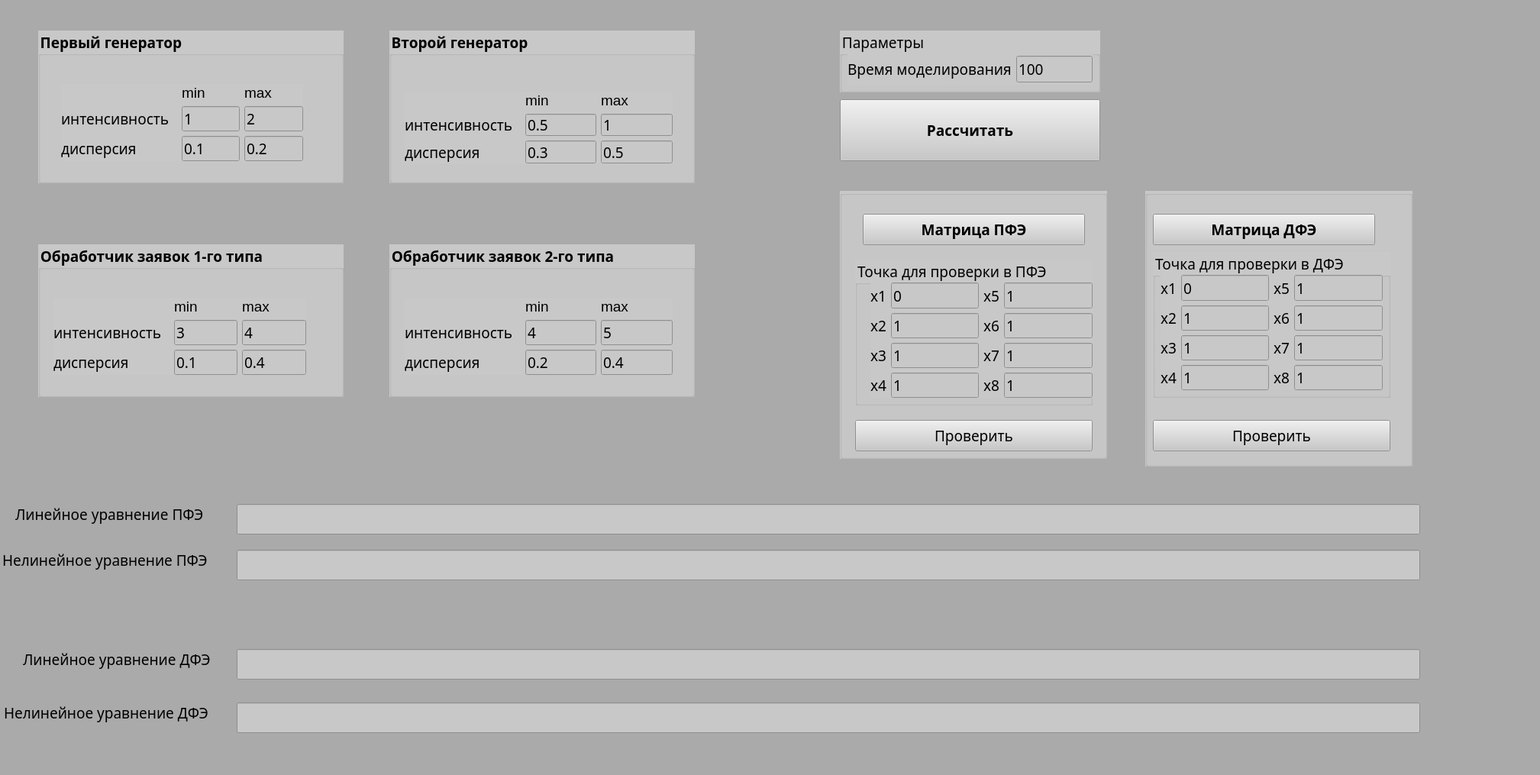
<?xml version="1.0" encoding="UTF-8"?>
<ui version="4.0">
 <class>Form</class>
 <widget class="QWidget" name="Form">
  <property name="geometry">
   <rect>
    <x>0</x>
    <y>0</y>
    <width>2017</width>
    <height>1015</height>
   </rect>
  </property>
  <property name="sizePolicy">
   <sizepolicy hsizetype="Fixed" vsizetype="Fixed">
    <horstretch>0</horstretch>
    <verstretch>0</verstretch>
   </sizepolicy>
  </property>
  <property name="font">
   <font>
    <family>Monaco</family>
    <pointsize>14</pointsize>
   </font>
  </property>
  <property name="windowTitle">
   <string>EP lab_3</string>
  </property>
  <property name="styleSheet">
   <string notr="true">background-color: rgb(170, 170, 170);</string>
  </property>
  <widget class="QPushButton" name="calc_button">
   <property name="geometry">
    <rect>
     <x>1100</x>
     <y>130</y>
     <width>341</width>
     <height>81</height>
    </rect>
   </property>
   <property name="font">
    <font>
     <family>Monaco</family>
     <pointsize>14</pointsize>
     <bold>true</bold>
    </font>
   </property>
   <property name="styleSheet">
    <string notr="true">background-color: rgb(200, 200, 200);</string>
   </property>
   <property name="text">
    <string>Рассчитать</string>
   </property>
  </widget>
  <widget class="QGroupBox" name="groupBox">
   <property name="geometry">
    <rect>
     <x>50</x>
     <y>40</y>
     <width>400</width>
     <height>200</height>
    </rect>
   </property>
   <property name="font">
    <font>
     <family>Monaco</family>
     <pointsize>14</pointsize>
     <bold>true</bold>
    </font>
   </property>
   <property name="styleSheet">
    <string notr="true">background-color: rgb(200, 200, 200);</string>
   </property>
   <property name="title">
    <string>Первый генератор</string>
   </property>
   <widget class="QWidget" name="gridLayoutWidget">
    <property name="geometry">
     <rect>
      <x>30</x>
      <y>70</y>
      <width>317</width>
      <height>101</height>
     </rect>
    </property>
    <layout class="QGridLayout" name="gridLayout_3">
     <item row="2" column="0">
      <widget class="QLabel" name="label_a_2">
       <property name="font">
        <font>
         <family>Monaco</family>
         <pointsize>14</pointsize>
        </font>
       </property>
       <property name="text">
        <string notr="true">дисперсия</string>
       </property>
      </widget>
     </item>
     <item row="0" column="2">
      <widget class="QLabel" name="label_8">
       <property name="font">
        <font>
         <pointsize>14</pointsize>
        </font>
       </property>
       <property name="text">
        <string>max</string>
       </property>
      </widget>
     </item>
     <item row="2" column="2">
      <widget class="QLineEdit" name="line_edit_max_gen_var">
       <property name="font">
        <font>
         <family>Monaco</family>
         <pointsize>14</pointsize>
        </font>
       </property>
       <property name="text">
        <string>0.2</string>
       </property>
      </widget>
     </item>
     <item row="1" column="1">
      <widget class="QLineEdit" name="line_edit_min_gen_int">
       <property name="font">
        <font>
         <family>Monaco</family>
         <pointsize>14</pointsize>
        </font>
       </property>
       <property name="text">
        <string>1</string>
       </property>
      </widget>
     </item>
     <item row="1" column="0">
      <widget class="QLabel" name="label_b">
       <property name="font">
        <font>
         <family>Monaco</family>
         <pointsize>14</pointsize>
        </font>
       </property>
       <property name="text">
        <string notr="true">интенсивность  </string>
       </property>
      </widget>
     </item>
     <item row="0" column="1">
      <widget class="QLabel" name="label_5">
       <property name="font">
        <font>
         <pointsize>14</pointsize>
        </font>
       </property>
       <property name="text">
        <string>min</string>
       </property>
      </widget>
     </item>
     <item row="2" column="1">
      <widget class="QLineEdit" name="line_edit_min_gen_var">
       <property name="font">
        <font>
         <family>Monaco</family>
         <pointsize>14</pointsize>
        </font>
       </property>
       <property name="text">
        <string>0.1</string>
       </property>
      </widget>
     </item>
     <item row="1" column="2">
      <widget class="QLineEdit" name="line_edit_max_gen_int">
       <property name="font">
        <font>
         <family>Monaco</family>
         <pointsize>14</pointsize>
        </font>
       </property>
       <property name="text">
        <string>2</string>
       </property>
      </widget>
     </item>
    </layout>
   </widget>
  </widget>
  <widget class="QGroupBox" name="groupBox_3">
   <property name="geometry">
    <rect>
     <x>1100</x>
     <y>40</y>
     <width>341</width>
     <height>81</height>
    </rect>
   </property>
   <property name="font">
    <font>
     <family>Monaco</family>
     <pointsize>14</pointsize>
    </font>
   </property>
   <property name="styleSheet">
    <string notr="true">background-color: rgb(200, 200, 200);</string>
   </property>
   <property name="title">
    <string>Параметры</string>
   </property>
   <widget class="QWidget" name="gridLayoutWidget_4">
    <property name="geometry">
     <rect>
      <x>10</x>
      <y>30</y>
      <width>321</width>
      <height>41</height>
     </rect>
    </property>
    <layout class="QGridLayout" name="gridLayout_6">
     <item row="0" column="0">
      <widget class="QLabel" name="label_req_cnt">
       <property name="font">
        <font>
         <family>Monaco</family>
         <pointsize>14</pointsize>
        </font>
       </property>
       <property name="text">
        <string>Время моделирования</string>
       </property>
      </widget>
     </item>
     <item row="0" column="1">
      <widget class="QLineEdit" name="line_edit_time">
       <property name="font">
        <font>
         <family>Monaco</family>
         <pointsize>14</pointsize>
        </font>
       </property>
       <property name="text">
        <string>100</string>
       </property>
      </widget>
     </item>
    </layout>
   </widget>
  </widget>
  <widget class="QGroupBox" name="groupBox_2">
   <property name="geometry">
    <rect>
     <x>50</x>
     <y>320</y>
     <width>400</width>
     <height>200</height>
    </rect>
   </property>
   <property name="font">
    <font>
     <family>Monaco</family>
     <pointsize>14</pointsize>
     <bold>true</bold>
    </font>
   </property>
   <property name="styleSheet">
    <string notr="true">background-color: rgb(200, 200, 200);</string>
   </property>
   <property name="title">
    <string>Обработчик заявок 1-го типа</string>
   </property>
   <widget class="QWidget" name="gridLayoutWidget_2">
    <property name="geometry">
     <rect>
      <x>20</x>
      <y>70</y>
      <width>331</width>
      <height>101</height>
     </rect>
    </property>
    <layout class="QGridLayout" name="gridLayout_4">
     <item row="2" column="0">
      <widget class="QLabel" name="label_a_3">
       <property name="font">
        <font>
         <family>Monaco</family>
         <pointsize>14</pointsize>
        </font>
       </property>
       <property name="text">
        <string notr="true">дисперсия </string>
       </property>
      </widget>
     </item>
     <item row="2" column="1">
      <widget class="QLineEdit" name="line_edit_min_pm_var_1">
       <property name="font">
        <font>
         <family>Monaco</family>
         <pointsize>14</pointsize>
        </font>
       </property>
       <property name="text">
        <string>0.1</string>
       </property>
      </widget>
     </item>
     <item row="2" column="2">
      <widget class="QLineEdit" name="line_edit_max_pm_var_1">
       <property name="font">
        <font>
         <family>Monaco</family>
         <pointsize>14</pointsize>
        </font>
       </property>
       <property name="text">
        <string>0.4</string>
       </property>
      </widget>
     </item>
     <item row="1" column="0">
      <widget class="QLabel" name="label_a_4">
       <property name="font">
        <font>
         <family>Monaco</family>
         <pointsize>14</pointsize>
        </font>
       </property>
       <property name="text">
        <string notr="true">интенсивность  </string>
       </property>
      </widget>
     </item>
     <item row="1" column="1">
      <widget class="QLineEdit" name="line_edit_min_pm_int_1">
       <property name="font">
        <font>
         <family>Monaco</family>
         <pointsize>14</pointsize>
        </font>
       </property>
       <property name="text">
        <string>3</string>
       </property>
      </widget>
     </item>
     <item row="0" column="1">
      <widget class="QLabel" name="label_6">
       <property name="font">
        <font>
         <pointsize>14</pointsize>
        </font>
       </property>
       <property name="text">
        <string>min</string>
       </property>
      </widget>
     </item>
     <item row="0" column="2">
      <widget class="QLabel" name="label_7">
       <property name="font">
        <font>
         <pointsize>14</pointsize>
        </font>
       </property>
       <property name="text">
        <string>max</string>
       </property>
      </widget>
     </item>
     <item row="1" column="2">
      <widget class="QLineEdit" name="line_edit_max_pm_int_1">
       <property name="font">
        <font>
         <family>Monaco</family>
         <pointsize>14</pointsize>
        </font>
       </property>
       <property name="text">
        <string>4</string>
       </property>
      </widget>
     </item>
    </layout>
   </widget>
  </widget>
  <widget class="QGroupBox" name="groupBox_5">
   <property name="geometry">
    <rect>
     <x>510</x>
     <y>40</y>
     <width>400</width>
     <height>200</height>
    </rect>
   </property>
   <property name="font">
    <font>
     <family>Monaco</family>
     <pointsize>14</pointsize>
     <bold>true</bold>
    </font>
   </property>
   <property name="styleSheet">
    <string notr="true">background-color: rgb(200, 200, 200);</string>
   </property>
   <property name="title">
    <string>Второй генератор</string>
   </property>
   <widget class="QWidget" name="gridLayoutWidget_6">
    <property name="geometry">
     <rect>
      <x>20</x>
      <y>80</y>
      <width>351</width>
      <height>94</height>
     </rect>
    </property>
    <layout class="QGridLayout" name="gridLayout_5">
     <item row="1" column="0">
      <widget class="QLabel" name="label_a_6">
       <property name="font">
        <font>
         <family>Monaco</family>
         <pointsize>14</pointsize>
        </font>
       </property>
       <property name="text">
        <string notr="true">интенсивность  </string>
       </property>
      </widget>
     </item>
     <item row="0" column="1">
      <widget class="QLabel" name="label_3">
       <property name="font">
        <font>
         <pointsize>14</pointsize>
        </font>
       </property>
       <property name="text">
        <string>min</string>
       </property>
      </widget>
     </item>
     <item row="2" column="2">
      <widget class="QLineEdit" name="line_edit_max_gen_var_2">
       <property name="font">
        <font>
         <family>Monaco</family>
         <pointsize>14</pointsize>
        </font>
       </property>
       <property name="text">
        <string>0.5</string>
       </property>
      </widget>
     </item>
     <item row="1" column="2">
      <widget class="QLineEdit" name="line_edit_max_gen_int_2">
       <property name="font">
        <font>
         <family>Monaco</family>
         <pointsize>14</pointsize>
        </font>
       </property>
       <property name="text">
        <string>1</string>
       </property>
      </widget>
     </item>
     <item row="0" column="2">
      <widget class="QLabel" name="label_4">
       <property name="font">
        <font>
         <pointsize>14</pointsize>
        </font>
       </property>
       <property name="text">
        <string>max</string>
       </property>
      </widget>
     </item>
     <item row="1" column="1">
      <widget class="QLineEdit" name="line_edit_min_gen_int_2">
       <property name="font">
        <font>
         <family>Monaco</family>
         <pointsize>14</pointsize>
        </font>
       </property>
       <property name="text">
        <string>0.5</string>
       </property>
      </widget>
     </item>
     <item row="2" column="1">
      <widget class="QLineEdit" name="line_edit_min_gen_var_2">
       <property name="font">
        <font>
         <family>Monaco</family>
         <pointsize>14</pointsize>
        </font>
       </property>
       <property name="text">
        <string>0.3</string>
       </property>
      </widget>
     </item>
     <item row="2" column="0">
      <widget class="QLabel" name="label_a_5">
       <property name="font">
        <font>
         <family>Monaco</family>
         <pointsize>14</pointsize>
        </font>
       </property>
       <property name="text">
        <string notr="true">дисперсия</string>
       </property>
      </widget>
     </item>
    </layout>
   </widget>
  </widget>
  <widget class="QGroupBox" name="groupBox_7">
   <property name="geometry">
    <rect>
     <x>510</x>
     <y>320</y>
     <width>400</width>
     <height>200</height>
    </rect>
   </property>
   <property name="font">
    <font>
     <family>Monaco</family>
     <pointsize>14</pointsize>
     <bold>true</bold>
    </font>
   </property>
   <property name="styleSheet">
    <string notr="true">background-color: rgb(200, 200, 200);</string>
   </property>
   <property name="title">
    <string>Обработчик заявок 2-го типа</string>
   </property>
   <widget class="QWidget" name="gridLayoutWidget_8">
    <property name="geometry">
     <rect>
      <x>20</x>
      <y>70</y>
      <width>351</width>
      <height>101</height>
     </rect>
    </property>
    <layout class="QGridLayout" name="gridLayout_10">
     <item row="1" column="2">
      <widget class="QLineEdit" name="line_edit_max_pm_int_2">
       <property name="font">
        <font>
         <family>Monaco</family>
         <pointsize>14</pointsize>
        </font>
       </property>
       <property name="text">
        <string>5</string>
       </property>
      </widget>
     </item>
     <item row="0" column="1">
      <widget class="QLabel" name="label">
       <property name="font">
        <font>
         <pointsize>14</pointsize>
        </font>
       </property>
       <property name="text">
        <string>min</string>
       </property>
      </widget>
     </item>
     <item row="0" column="2">
      <widget class="QLabel" name="label_2">
       <property name="font">
        <font>
         <pointsize>14</pointsize>
        </font>
       </property>
       <property name="text">
        <string>max</string>
       </property>
      </widget>
     </item>
     <item row="1" column="1">
      <widget class="QLineEdit" name="line_edit_min_pm_int_2">
       <property name="font">
        <font>
         <family>Monaco</family>
         <pointsize>14</pointsize>
        </font>
       </property>
       <property name="text">
        <string>4</string>
       </property>
      </widget>
     </item>
     <item row="2" column="1">
      <widget class="QLineEdit" name="line_edit_min_pm_var_2">
       <property name="font">
        <font>
         <family>Monaco</family>
         <pointsize>14</pointsize>
        </font>
       </property>
       <property name="text">
        <string>0.2</string>
       </property>
      </widget>
     </item>
     <item row="2" column="0">
      <widget class="QLabel" name="label_a_23">
       <property name="font">
        <font>
         <family>Monaco</family>
         <pointsize>14</pointsize>
        </font>
       </property>
       <property name="text">
        <string notr="true">дисперсия</string>
       </property>
      </widget>
     </item>
     <item row="1" column="0">
      <widget class="QLabel" name="label_a_24">
       <property name="font">
        <font>
         <family>Monaco</family>
         <pointsize>14</pointsize>
        </font>
       </property>
       <property name="text">
        <string notr="true">интенсивность  </string>
       </property>
      </widget>
     </item>
     <item row="2" column="2">
      <widget class="QLineEdit" name="line_edit_max_pm_var_2">
       <property name="font">
        <font>
         <family>Monaco</family>
         <pointsize>14</pointsize>
        </font>
       </property>
       <property name="text">
        <string>0.4</string>
       </property>
      </widget>
     </item>
    </layout>
   </widget>
  </widget>
  <widget class="QGroupBox" name="groupBox_8">
   <property name="geometry">
    <rect>
     <x>1100</x>
     <y>250</y>
     <width>350</width>
     <height>351</height>
    </rect>
   </property>
   <property name="styleSheet">
    <string notr="true">background-color: rgb(200, 200, 200);</string>
   </property>
   <property name="title">
    <string/>
   </property>
   <widget class="QPushButton" name="show_full_table_button">
    <property name="geometry">
     <rect>
      <x>30</x>
      <y>30</y>
      <width>291</width>
      <height>41</height>
     </rect>
    </property>
    <property name="font">
     <font>
      <family>Monaco</family>
      <pointsize>14</pointsize>
      <bold>true</bold>
     </font>
    </property>
    <property name="styleSheet">
     <string notr="true">background-color: rgb(200, 200, 200);</string>
    </property>
    <property name="text">
     <string>Матрица ПФЭ</string>
    </property>
   </widget>
   <widget class="QPushButton" name="check_full_button">
    <property name="geometry">
     <rect>
      <x>20</x>
      <y>300</y>
      <width>311</width>
      <height>41</height>
     </rect>
    </property>
    <property name="font">
     <font>
      <family>Monaco</family>
      <pointsize>14</pointsize>
     </font>
    </property>
    <property name="styleSheet">
     <string notr="true">background-color: rgb(200, 200, 200);</string>
    </property>
    <property name="text">
     <string>Проверить</string>
    </property>
   </widget>
   <widget class="QGroupBox" name="groupBox_4">
    <property name="geometry">
     <rect>
      <x>20</x>
      <y>90</y>
      <width>311</width>
      <height>191</height>
     </rect>
    </property>
    <property name="font">
     <font>
      <family>Monaco</family>
      <pointsize>14</pointsize>
     </font>
    </property>
    <property name="title">
     <string>Точка для проверки в ПФЭ</string>
    </property>
    <widget class="QWidget" name="gridLayoutWidget_5">
     <property name="geometry">
      <rect>
       <x>20</x>
       <y>30</y>
       <width>291</width>
       <height>151</height>
      </rect>
     </property>
     <layout class="QGridLayout" name="gridLayout_8">
      <item row="1" column="4">
       <widget class="QLineEdit" name="line_edit_x6_full">
        <property name="font">
         <font>
          <family>Monaco</family>
          <pointsize>14</pointsize>
         </font>
        </property>
        <property name="text">
         <string>1</string>
        </property>
       </widget>
      </item>
      <item row="2" column="2">
       <widget class="QLineEdit" name="line_edit_x3_full">
        <property name="font">
         <font>
          <family>Monaco</family>
          <pointsize>14</pointsize>
         </font>
        </property>
        <property name="text">
         <string>1</string>
        </property>
       </widget>
      </item>
      <item row="1" column="0">
       <widget class="QLabel" name="label_a_7">
        <property name="font">
         <font>
          <family>Monaco</family>
          <pointsize>14</pointsize>
         </font>
        </property>
        <property name="text">
         <string notr="true">x2</string>
        </property>
       </widget>
      </item>
      <item row="1" column="2">
       <widget class="QLineEdit" name="line_edit_x2_full">
        <property name="font">
         <font>
          <family>Monaco</family>
          <pointsize>14</pointsize>
         </font>
        </property>
        <property name="text">
         <string>1</string>
        </property>
       </widget>
      </item>
      <item row="0" column="4">
       <widget class="QLineEdit" name="line_edit_x5_full">
        <property name="font">
         <font>
          <family>Monaco</family>
          <pointsize>14</pointsize>
         </font>
        </property>
        <property name="text">
         <string>1</string>
        </property>
       </widget>
      </item>
      <item row="0" column="2">
       <widget class="QLineEdit" name="line_edit_x1_full">
        <property name="font">
         <font>
          <family>Monaco</family>
          <pointsize>14</pointsize>
         </font>
        </property>
        <property name="text">
         <string>0</string>
        </property>
       </widget>
      </item>
      <item row="3" column="2">
       <widget class="QLineEdit" name="line_edit_x4_full">
        <property name="font">
         <font>
          <family>Monaco</family>
          <pointsize>14</pointsize>
         </font>
        </property>
        <property name="text">
         <string>1</string>
        </property>
       </widget>
      </item>
      <item row="1" column="3">
       <widget class="QLabel" name="label_a_15">
        <property name="font">
         <font>
          <family>Monaco</family>
          <pointsize>14</pointsize>
         </font>
        </property>
        <property name="text">
         <string notr="true">x6</string>
        </property>
       </widget>
      </item>
      <item row="3" column="0">
       <widget class="QLabel" name="label_a_13">
        <property name="font">
         <font>
          <family>Monaco</family>
          <pointsize>14</pointsize>
         </font>
        </property>
        <property name="text">
         <string notr="true">x4</string>
        </property>
       </widget>
      </item>
      <item row="2" column="0">
       <widget class="QLabel" name="label_a_12">
        <property name="font">
         <font>
          <family>Monaco</family>
          <pointsize>14</pointsize>
         </font>
        </property>
        <property name="text">
         <string notr="true">x3</string>
        </property>
       </widget>
      </item>
      <item row="0" column="3">
       <widget class="QLabel" name="label_a_14">
        <property name="font">
         <font>
          <family>Monaco</family>
          <pointsize>14</pointsize>
         </font>
        </property>
        <property name="text">
         <string notr="true">x5</string>
        </property>
       </widget>
      </item>
      <item row="0" column="0">
       <widget class="QLabel" name="label_a_9">
        <property name="font">
         <font>
          <family>Monaco</family>
          <pointsize>14</pointsize>
         </font>
        </property>
        <property name="text">
         <string notr="true">x1</string>
        </property>
       </widget>
      </item>
      <item row="2" column="3">
       <widget class="QLabel" name="label_a_25">
        <property name="font">
         <font>
          <family>Monaco</family>
          <pointsize>14</pointsize>
         </font>
        </property>
        <property name="text">
         <string notr="true">x7</string>
        </property>
       </widget>
      </item>
      <item row="3" column="3">
       <widget class="QLabel" name="label_a_26">
        <property name="font">
         <font>
          <family>Monaco</family>
          <pointsize>14</pointsize>
         </font>
        </property>
        <property name="text">
         <string notr="true">x8</string>
        </property>
       </widget>
      </item>
      <item row="2" column="4">
       <widget class="QLineEdit" name="line_edit_x7_full">
        <property name="font">
         <font>
          <family>Monaco</family>
          <pointsize>14</pointsize>
         </font>
        </property>
        <property name="text">
         <string>1</string>
        </property>
       </widget>
      </item>
      <item row="3" column="4">
       <widget class="QLineEdit" name="line_edit_x8_full">
        <property name="font">
         <font>
          <family>Monaco</family>
          <pointsize>14</pointsize>
         </font>
        </property>
        <property name="text">
         <string>1</string>
        </property>
       </widget>
      </item>
     </layout>
    </widget>
   </widget>
  </widget>
  <widget class="QGroupBox" name="groupBox_9">
   <property name="geometry">
    <rect>
     <x>1500</x>
     <y>250</y>
     <width>350</width>
     <height>361</height>
    </rect>
   </property>
   <property name="styleSheet">
    <string notr="true">background-color: rgb(200, 200, 200);</string>
   </property>
   <property name="title">
    <string/>
   </property>
   <widget class="QPushButton" name="show_partial_table_button">
    <property name="geometry">
     <rect>
      <x>10</x>
      <y>30</y>
      <width>291</width>
      <height>41</height>
     </rect>
    </property>
    <property name="font">
     <font>
      <family>Monaco</family>
      <pointsize>14</pointsize>
      <bold>true</bold>
     </font>
    </property>
    <property name="text">
     <string>Матрица ДФЭ</string>
    </property>
   </widget>
   <widget class="QGroupBox" name="groupBox_6">
    <property name="geometry">
     <rect>
      <x>10</x>
      <y>80</y>
      <width>311</width>
      <height>191</height>
     </rect>
    </property>
    <property name="font">
     <font>
      <family>Monaco</family>
      <pointsize>14</pointsize>
     </font>
    </property>
    <property name="title">
     <string>Точка для проверки в ДФЭ</string>
    </property>
    <widget class="QWidget" name="gridLayoutWidget_7">
     <property name="geometry">
      <rect>
       <x>10</x>
       <y>30</y>
       <width>291</width>
       <height>151</height>
      </rect>
     </property>
     <layout class="QGridLayout" name="gridLayout_9">
      <item row="3" column="0">
       <widget class="QLabel" name="label_a_17">
        <property name="font">
         <font>
          <family>Monaco</family>
          <pointsize>14</pointsize>
         </font>
        </property>
        <property name="text">
         <string notr="true">x4</string>
        </property>
       </widget>
      </item>
      <item row="1" column="0">
       <widget class="QLabel" name="label_a_18">
        <property name="font">
         <font>
          <family>Monaco</family>
          <pointsize>14</pointsize>
         </font>
        </property>
        <property name="text">
         <string notr="true">x2</string>
        </property>
       </widget>
      </item>
      <item row="2" column="0">
       <widget class="QLabel" name="label_a_19">
        <property name="font">
         <font>
          <family>Monaco</family>
          <pointsize>14</pointsize>
         </font>
        </property>
        <property name="text">
         <string notr="true">x3</string>
        </property>
       </widget>
      </item>
      <item row="0" column="0">
       <widget class="QLabel" name="label_a_16">
        <property name="font">
         <font>
          <family>Monaco</family>
          <pointsize>14</pointsize>
         </font>
        </property>
        <property name="text">
         <string notr="true">x1</string>
        </property>
       </widget>
      </item>
      <item row="3" column="2">
       <widget class="QLineEdit" name="line_edit_x4_partial">
        <property name="font">
         <font>
          <family>Monaco</family>
          <pointsize>14</pointsize>
         </font>
        </property>
        <property name="text">
         <string>1</string>
        </property>
       </widget>
      </item>
      <item row="0" column="4">
       <widget class="QLineEdit" name="line_edit_x5_partial">
        <property name="font">
         <font>
          <family>Monaco</family>
          <pointsize>14</pointsize>
         </font>
        </property>
        <property name="text">
         <string>1</string>
        </property>
       </widget>
      </item>
      <item row="0" column="2">
       <widget class="QLineEdit" name="line_edit_x1_partial">
        <property name="font">
         <font>
          <family>Monaco</family>
          <pointsize>14</pointsize>
         </font>
        </property>
        <property name="text">
         <string>0</string>
        </property>
       </widget>
      </item>
      <item row="2" column="2">
       <widget class="QLineEdit" name="line_edit_x3_partial">
        <property name="font">
         <font>
          <family>Monaco</family>
          <pointsize>14</pointsize>
         </font>
        </property>
        <property name="text">
         <string>1</string>
        </property>
       </widget>
      </item>
      <item row="1" column="2">
       <widget class="QLineEdit" name="line_edit_x2_partial">
        <property name="font">
         <font>
          <family>Monaco</family>
          <pointsize>14</pointsize>
         </font>
        </property>
        <property name="text">
         <string>1</string>
        </property>
       </widget>
      </item>
      <item row="0" column="3">
       <widget class="QLabel" name="label_a_20">
        <property name="font">
         <font>
          <family>Monaco</family>
          <pointsize>14</pointsize>
         </font>
        </property>
        <property name="text">
         <string notr="true">x5</string>
        </property>
       </widget>
      </item>
      <item row="1" column="4">
       <widget class="QLineEdit" name="line_edit_x6_partial">
        <property name="font">
         <font>
          <family>Monaco</family>
          <pointsize>14</pointsize>
         </font>
        </property>
        <property name="text">
         <string>1</string>
        </property>
       </widget>
      </item>
      <item row="1" column="3">
       <widget class="QLabel" name="label_a_21">
        <property name="font">
         <font>
          <family>Monaco</family>
          <pointsize>14</pointsize>
         </font>
        </property>
        <property name="text">
         <string notr="true">x6</string>
        </property>
       </widget>
      </item>
      <item row="2" column="3">
       <widget class="QLabel" name="label_a_28">
        <property name="font">
         <font>
          <family>Monaco</family>
          <pointsize>14</pointsize>
         </font>
        </property>
        <property name="text">
         <string notr="true">x7</string>
        </property>
       </widget>
      </item>
      <item row="3" column="3">
       <widget class="QLabel" name="label_a_27">
        <property name="font">
         <font>
          <family>Monaco</family>
          <pointsize>14</pointsize>
         </font>
        </property>
        <property name="text">
         <string notr="true">x8</string>
        </property>
       </widget>
      </item>
      <item row="2" column="4">
       <widget class="QLineEdit" name="line_edit_x7_partial">
        <property name="font">
         <font>
          <family>Monaco</family>
          <pointsize>14</pointsize>
         </font>
        </property>
        <property name="text">
         <string>1</string>
        </property>
       </widget>
      </item>
      <item row="3" column="4">
       <widget class="QLineEdit" name="line_edit_x8_partial">
        <property name="font">
         <font>
          <family>Monaco</family>
          <pointsize>14</pointsize>
         </font>
        </property>
        <property name="text">
         <string>1</string>
        </property>
       </widget>
      </item>
     </layout>
    </widget>
   </widget>
   <widget class="QPushButton" name="check_partial_button">
    <property name="geometry">
     <rect>
      <x>10</x>
      <y>300</y>
      <width>311</width>
      <height>41</height>
     </rect>
    </property>
    <property name="font">
     <font>
      <family>Monaco</family>
      <pointsize>14</pointsize>
     </font>
    </property>
    <property name="text">
     <string>Проверить</string>
    </property>
   </widget>
  </widget>
  <widget class="QLabel" name="label_a_8">
   <property name="geometry">
    <rect>
     <x>20</x>
     <y>660</y>
     <width>305</width>
     <height>26</height>
    </rect>
   </property>
   <property name="font">
    <font>
     <family>Monaco</family>
     <pointsize>14</pointsize>
    </font>
   </property>
   <property name="text">
    <string notr="true">Линейное уравнение ПФЭ</string>
   </property>
  </widget>
  <widget class="QLabel" name="label_b_8">
   <property name="geometry">
    <rect>
     <x>3</x>
     <y>720</y>
     <width>305</width>
     <height>26</height>
    </rect>
   </property>
   <property name="font">
    <font>
     <family>Monaco</family>
     <pointsize>14</pointsize>
    </font>
   </property>
   <property name="text">
    <string notr="true">Нелинейное уравнение ПФЭ</string>
   </property>
  </widget>
  <widget class="QLabel" name="label_a_22">
   <property name="geometry">
    <rect>
     <x>30</x>
     <y>850</y>
     <width>305</width>
     <height>26</height>
    </rect>
   </property>
   <property name="font">
    <font>
     <family>Monaco</family>
     <pointsize>14</pointsize>
    </font>
   </property>
   <property name="text">
    <string notr="true">Линейное уравнение ДФЭ</string>
   </property>
  </widget>
  <widget class="QLabel" name="label_b_9">
   <property name="geometry">
    <rect>
     <x>5</x>
     <y>920</y>
     <width>305</width>
     <height>26</height>
    </rect>
   </property>
   <property name="font">
    <font>
     <family>Monaco</family>
     <pointsize>14</pointsize>
    </font>
   </property>
   <property name="text">
    <string notr="true">Нелинейное уравнение ДФЭ</string>
   </property>
  </widget>
  <widget class="QLineEdit" name="line_edit_lin_regr_full">
   <property name="geometry">
    <rect>
     <x>310</x>
     <y>660</y>
     <width>1550</width>
     <height>40</height>
    </rect>
   </property>
   <property name="styleSheet">
    <string notr="true">background-color: rgb(200, 200, 200);</string>
   </property>
  </widget>
  <widget class="QLineEdit" name="line_edit_nonlin_regr_full">
   <property name="geometry">
    <rect>
     <x>310</x>
     <y>720</y>
     <width>1550</width>
     <height>40</height>
    </rect>
   </property>
   <property name="styleSheet">
    <string notr="true">background-color: rgb(200, 200, 200);</string>
   </property>
  </widget>
  <widget class="QLineEdit" name="line_edit_nonlin_regr_partial">
   <property name="geometry">
    <rect>
     <x>310</x>
     <y>920</y>
     <width>1550</width>
     <height>40</height>
    </rect>
   </property>
   <property name="styleSheet">
    <string notr="true">background-color: rgb(200, 200, 200);</string>
   </property>
  </widget>
  <widget class="QLineEdit" name="line_edit_lin_regr_partial">
   <property name="geometry">
    <rect>
     <x>310</x>
     <y>850</y>
     <width>1550</width>
     <height>40</height>
    </rect>
   </property>
   <property name="styleSheet">
    <string notr="true">background-color: rgb(200, 200, 200);</string>
   </property>
  </widget>
 </widget>
 <resources/>
 <connections/>
</ui>
